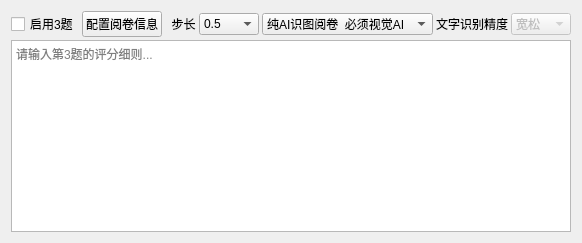
          <widget class="QWidget" name="tab_question3">
           <attribute name="title">
            <string>题目3</string>
           </attribute>
           <layout class="QVBoxLayout" name="verticalLayout_q3">
            <property name="spacing">
             <number>3</number>
            </property>
            <item>
             <layout class="QHBoxLayout" name="horizontalLayout_q3_header">
              <item>
               <widget class="QCheckBox" name="enableQuestion3">
                <property name="text">
                 <string>启用3题</string>
                </property>
               </widget>
              </item>
              <item>
               <widget class="QPushButton" name="configQuestion3">
                <property name="text">
                 <string>配置阅卷信息</string>
                </property>
               </widget>
              </item>
              <item>
               <widget class="QLabel" name="label_step3">
                <property name="sizePolicy">
                 <sizepolicy hsizetype="Fixed" vsizetype="Preferred">
                  <horstretch>0</horstretch>
                  <verstretch>0</verstretch>
                 </sizepolicy>
                </property>
                <property name="text">
                 <string>  步长</string>
                </property>
               </widget>
              </item>
              <item>
               <widget class="QComboBox" name="score_rounding_step_3">
                <property name="sizePolicy">
                 <sizepolicy hsizetype="Fixed" vsizetype="Fixed">
                  <horstretch>0</horstretch>
                  <verstretch>0</verstretch>
                 </sizepolicy>
                </property>
                <property name="minimumSize">
                 <size>
                  <width>60</width>
                  <height>0</height>
                 </size>
                </property>
                <item>
                 <property name="text">
                  <string>0.5</string>
                 </property>
                </item>
                <item>
                 <property name="text">
                  <string>1</string>
                 </property>
                </item>
               </widget>
              </item>
              <item>
               <widget class="QComboBox" name="ocr_mode_3">
                <property name="sizePolicy">
                 <sizepolicy hsizetype="Fixed" vsizetype="Fixed">
                  <horstretch>0</horstretch>
                  <verstretch>0</verstretch>
                 </sizepolicy>
                </property>
                <property name="minimumSize">
                 <size>
                  <width>160</width>
                  <height>0</height>
                 </size>
                </property>
                <item>
                 <property name="text">
                  <string>纯AI识图阅卷  必须视觉AI</string>
                 </property>
                </item>
                <item>
                 <property name="text">
                  <string>百度OCR识别文字+AI评阅</string>
                 </property>
                </item>
               </widget>
              </item>
              <item>
               <widget class="QLabel" name="label_15_q3">
                <property name="sizePolicy">
                 <sizepolicy hsizetype="Fixed" vsizetype="Preferred">
                  <horstretch>0</horstretch>
                  <verstretch>0</verstretch>
                 </sizepolicy>
                </property>
                <property name="text">
                 <string>文字识别精度</string>
                </property>
               </widget>
              </item>
              <item>
               <widget class="QComboBox" name="ocr_quality_3">
                <property name="enabled">
                 <bool>false</bool>
                </property>
                <property name="sizePolicy">
                 <sizepolicy hsizetype="Fixed" vsizetype="Fixed">
                  <horstretch>0</horstretch>
                  <verstretch>0</verstretch>
                 </sizepolicy>
                </property>
                <property name="minimumSize">
                 <size>
                  <width>60</width>
                  <height>0</height>
                 </size>
                </property>
                <item>
                 <property name="text">
                  <string>宽松</string>
                 </property>
                </item>
                <item>
                 <property name="text">
                  <string>适度</string>
                 </property>
                </item>
                <item>
                 <property name="text">
                  <string>严格</string>
                 </property>
                </item>
               </widget>
              </item>
             </layout>
            </item>
            <item>
             <widget class="QPlainTextEdit" name="StandardAnswer_text_3">
              <property name="placeholderText">
               <string>请输入第3题的评分细则...</string>
              </property>
             </widget>
            </item>
           </layout>
          </widget>
